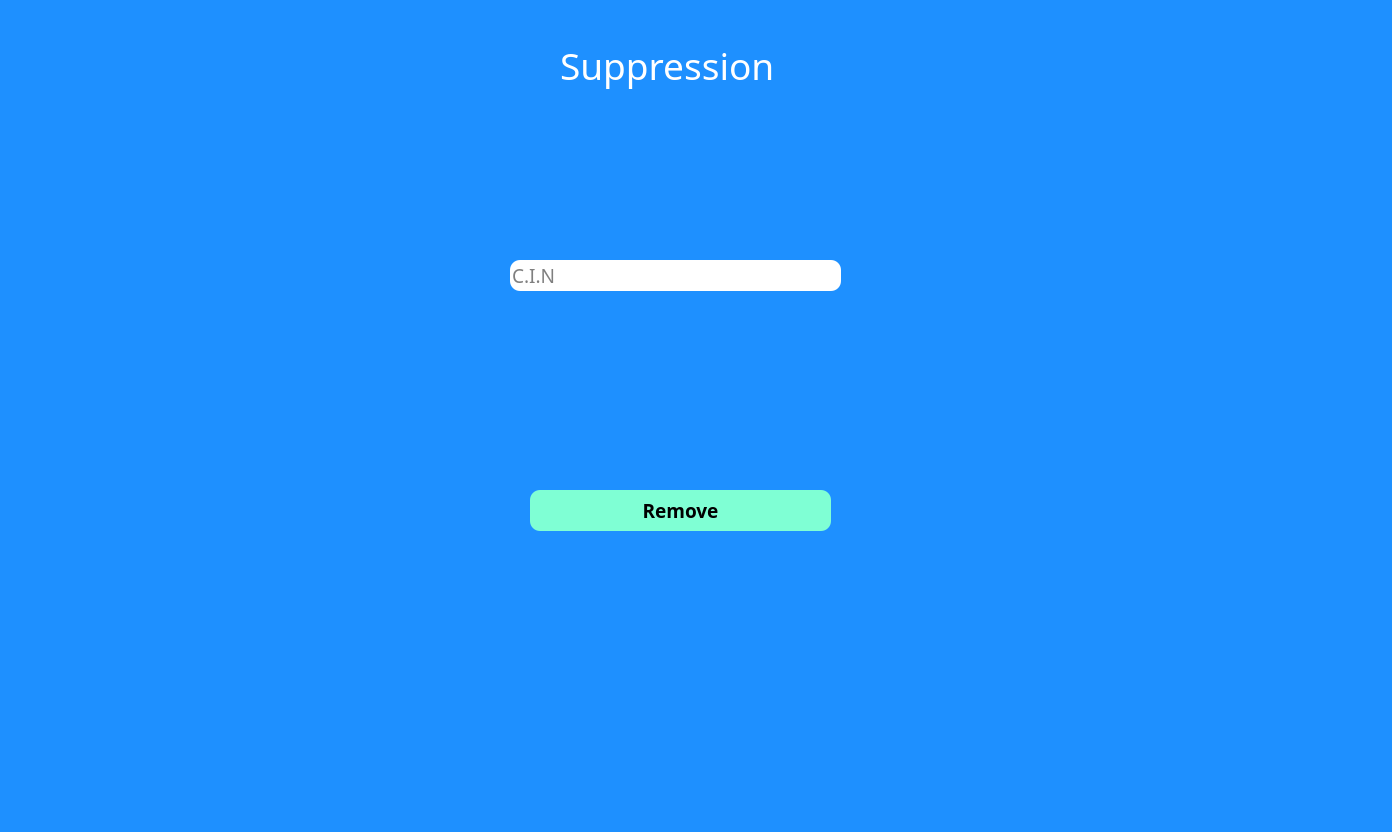
<?xml version="1.0" encoding="UTF-8"?>
<ui version="4.0">
 <class>Dialog</class>
 <widget class="QDialog" name="Dialog">
  <property name="geometry">
   <rect>
    <x>0</x>
    <y>0</y>
    <width>1392</width>
    <height>832</height>
   </rect>
  </property>
  <property name="windowTitle">
   <string>Dialog</string>
  </property>
  <property name="styleSheet">
   <string notr="true">background-color:DodgerBlue</string>
  </property>
  <widget class="QLabel" name="label">
   <property name="geometry">
    <rect>
     <x>-16</x>
     <y>-5</y>
     <width>1421</width>
     <height>851</height>
    </rect>
   </property>
   <property name="text">
    <string/>
   </property>
   <property name="pixmap">
    <pixmap resource="affc.qrc">:/pic/b2.jpg</pixmap>
   </property>
   <property name="scaledContents">
    <bool>true</bool>
   </property>
  </widget>
  <widget class="QLabel" name="label_2">
   <property name="geometry">
    <rect>
     <x>560</x>
     <y>30</y>
     <width>221</width>
     <height>71</height>
    </rect>
   </property>
   <property name="font">
    <font>
     <family>Bernard MT Condensed</family>
     <pointsize>28</pointsize>
    </font>
   </property>
   <property name="styleSheet">
    <string notr="true">background-color:none;
color:white;</string>
   </property>
   <property name="text">
    <string>Suppression</string>
   </property>
  </widget>
  <widget class="QLineEdit" name="lineEdit">
   <property name="geometry">
    <rect>
     <x>510</x>
     <y>260</y>
     <width>331</width>
     <height>31</height>
    </rect>
   </property>
   <property name="font">
    <font>
     <family>Modern No. 20</family>
     <pointsize>14</pointsize>
    </font>
   </property>
   <property name="styleSheet">
    <string notr="true">QLineEdit{
border-style: outset;
background-color:white;
    border-radius: 10px;
}
QLineEdit:focus{
border:1.5px solid
}
</string>
   </property>
   <property name="placeholderText">
    <string>C.I.N</string>
   </property>
  </widget>
  <widget class="QPushButton" name="pushButton">
   <property name="geometry">
    <rect>
     <x>530</x>
     <y>490</y>
     <width>301</width>
     <height>41</height>
    </rect>
   </property>
   <property name="font">
    <font>
     <family>Rockwell Extra Bold</family>
     <pointsize>14</pointsize>
     <weight>75</weight>
     <bold>true</bold>
    </font>
   </property>
   <property name="styleSheet">
    <string notr="true">QPushButton{
border-style: outset;
background-color:Aquamarine;
    border-radius: 10px;
}
QPushButton:hover{
background-color:Aqua
}</string>
   </property>
   <property name="text">
    <string>Remove</string>
   </property>
  </widget>
 </widget>
 <resources>
  <include location="affc.qrc"/>
 </resources>
 <connections/>
</ui>
